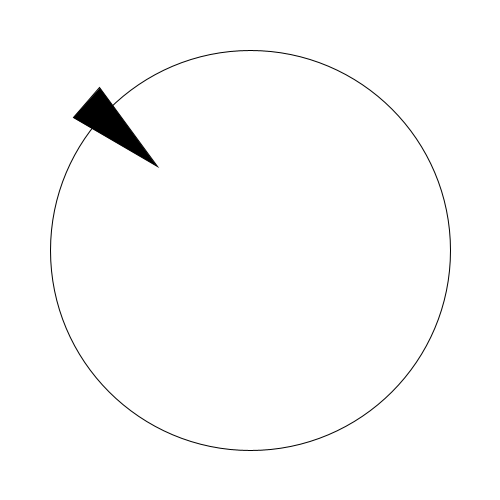
Frame 1 (no input)
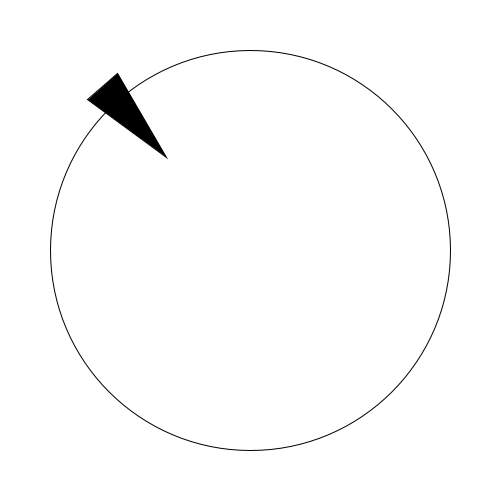
Frame 60 (the mouse pressed at the canvas centre just before this capture)
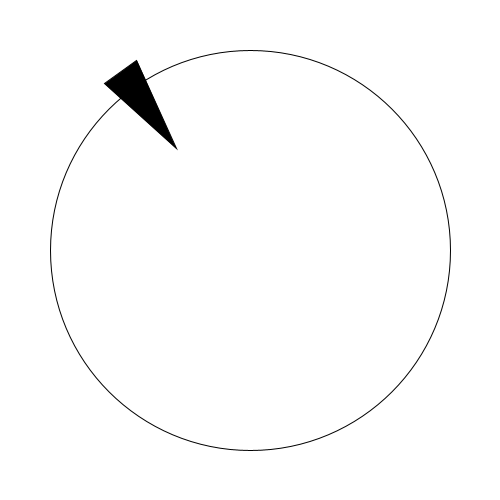
Frame 120 (the mouse held since frame 60 and released just before this capture)

The Processing sketch that drew these frames (run headless with seeded random() and noise(); from frame 60 on, the mouse is pressed at the canvas centre):

// Processing sketch: processing_153061
// ── processing_153061.pde

int raio=200;
int centro=250;

void setup() {
  size(500, 500);
}

//PONTEIRO
void ponteiro() {
  beginShape();
  vertex(-20, -20);
  vertex(20, -20);
  vertex(0, 75);
  endShape(CLOSE);
}

void draw() {
  background(255);
  int s =second();
  float ang;

  fill(255);
  ellipse(width/2, height/2, raio*2, raio*2);

  ang=(TWO_PI/60)*s;
  translate(centro, centro);
  fill(0, 0, 0);
  translate(raio*cos(ang-PI/2), raio*sin(ang-PI/2 ));
  rotate(ang);
  ponteiro();
}
